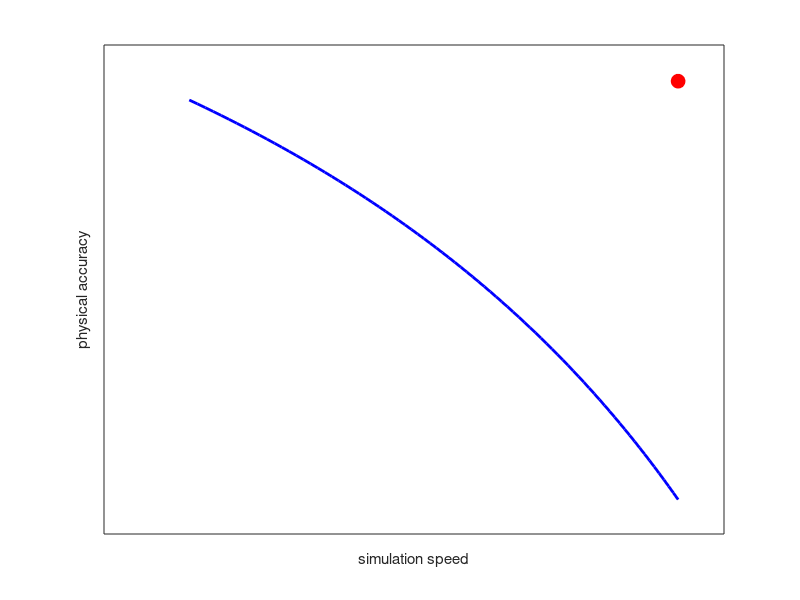

Write the MATLAB code that produced this figure.
h = figure('Name', 'speed', 'Position', [0, 0, 600, 500]);
box on
xlabel(sprintf('simulation speed'))
ylabel(sprintf('physical accuracy'))
set(gca, ...
    'YScale', 'log', ...
    'XScale', 'log', ...
    'YTick', [], ...
    'XTick', [], ...
    'YMinorTick', 'off', ...
    'XMinorTick', 'off', ...
    'YMinorGrid', 'off');
hold on
xrange1 = 1.1:0.01:1.9;
yrange1 = 1.85:-0.01:1.05;
plot(xrange1, yrange1, 'b', 'LineWidth', 2)
% xrange2 = 1.1:0.01:1.9;
% yrange2 = 1.95:-0.01:1.15;
% plot(xrange2, yrange2, 'g', 'LineWidth', 2)
plot(1.9, 1.9, 'ro', 'MarkerFaceColor', 'r', 'MarkerSize', 10)
hold off
ylim([1,2])
xlim([1,2])
